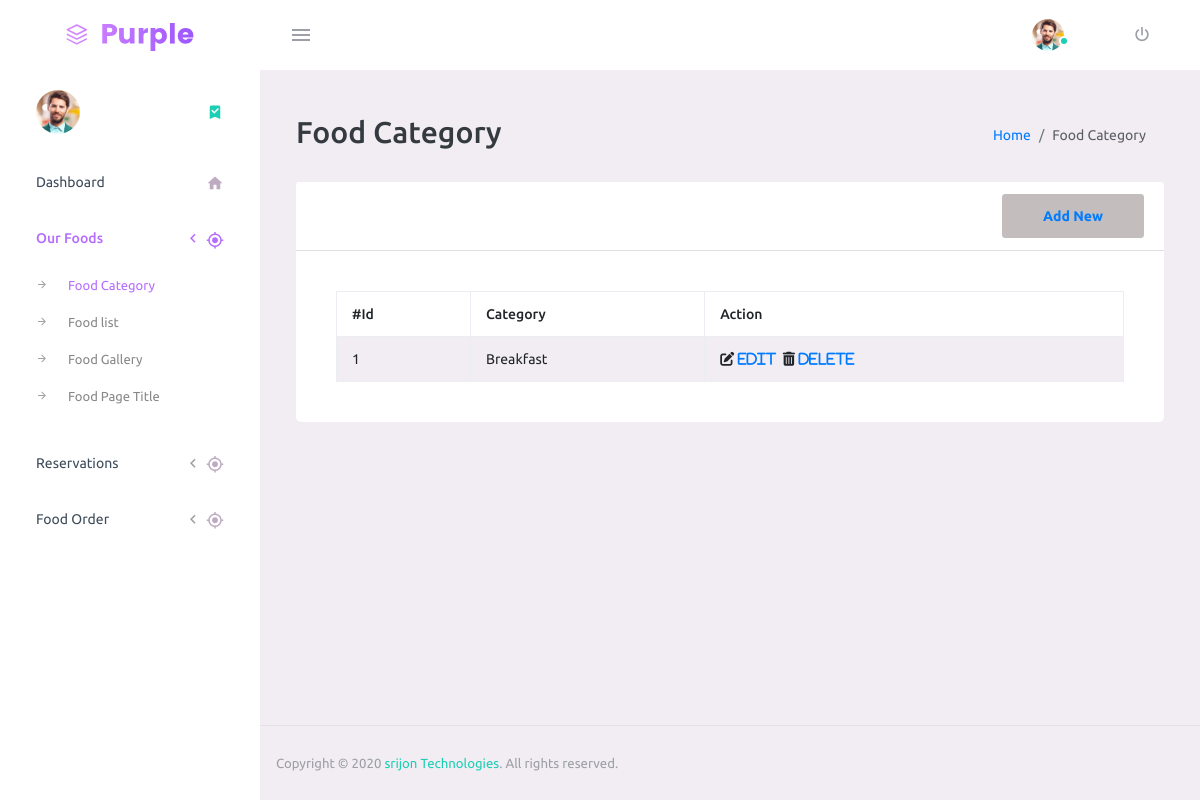
The app's page /admin/foodcat.php (signed in), older data.
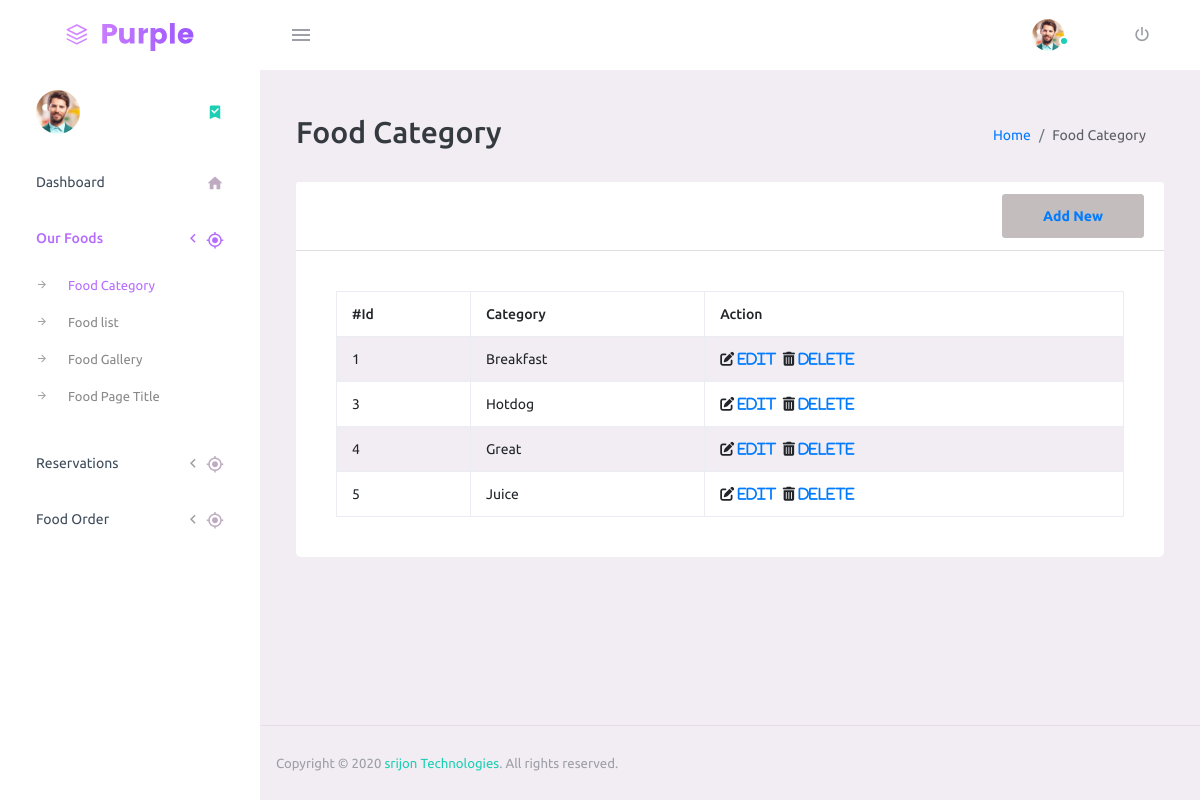
The same page, newer data.
### tables this page shows
CREATE TABLE `category` (
  `id` int(11) NOT NULL,
  `category_name` text NOT NULL
);

### admin/foodcat.php (the view, shortened to what this page needs)
<!DOCTYPE html>
<html lang="en">
<head>
    <link rel="stylesheet" href="vendors/mdi/css/materialdesignicons.min.css">
    <link rel="stylesheet" href="vendors/css/vendor.bundle.base.css">
    <link rel="stylesheet" href="css/style.css">
</head>
<body>
    <div class="container-scroller">
        <?php
        include("include/header.php");
        ?>
        <div class="container-fluid page-body-wrapper">
            <?php
          include("Include/sidebar.php");
          ?>
            <div class="main-panel">
                <div class="content-wrapper">
                    <div class="page-header">
                        <h2> Food Category </h2>
                        <nav aria-label="breadcrumb">
                            <ol class="breadcrumb">
                                <li class="breadcrumb-item"><a href="index.php">Home</a></li>
                                <li class="breadcrumb-item active" aria-current="page">Food Category</li>
                            </ol>
                        </nav>
                    </div>
                    <div class="row mb-4">
                        <div class="col-md-12">
                            <div class="card mb-4">
                                <div class="card-header bg-white font-weight-bold">
                                    <button type="submit" class="btn btn-secondary float-right customs-btn-bd"
                                        data-toggle="modal" data-target="#foodCategory">
                                        <a href="createfood.php"> Add New </a>
                                    </button>
                                </div>
                                <div class="card-body ">
                                <?php
                    require_once "include/config.php";
                    $sql = "SELECT * FROM category";
                    if($result = mysqli_query($link, $sql)){
                        if(mysqli_num_rows($result) > 0){
                            echo "<table class='table table-bordered table-striped'>";
                                echo "<thead>";
                                    echo "<tr>";
                                        echo "<th>#Id</th>";
                                        echo "<th>Category</th>";
                                         echo "<th>Action</th>";
                                    echo "</tr>";
                                echo "</thead>";
                                echo "<tbody>";
                                while($row = mysqli_fetch_array($result)){
                                    echo "<tr>";
                                        echo "<td>" . $row['id'] . "</td>";
                                        echo "<td>" . $row['category_name'] . "</td>";
                                        echo "<td>";
                                            echo "<i class='fas fa-edit'><a href='updatecat.php?id=". $row['id'] ."'> Edit</a></i>";
                                            echo "<i class='fas fa-trash-alt'><a href='deletecat.php?id=". $row['id'] ."'> Delete</a></i>";
                                        echo "</td>";
                                    echo "</tr>";
                                }
                                echo "</tbody>";
                            echo "</table>";
                        } else{
                            echo "<p class='lead'><em>No records were found.</em></p>";
                        }
                    } else{
                        echo "ERROR: Could not able to execute $sql. " . mysqli_error($link);
                    }
                    ?>
                                </div>
                            </div>
                        </div>
                    </div>
                </div>
                <?php
            include("Include/footer.php");
            ?>
            </div>
        </div>
    </div>
</body>
</html>

Row changes from the older to the newer data that the page shows:
added category: id "3", category_name "Hotdog"
added category: id "4", category_name "Great"
added category: id "5", category_name "Juice"
